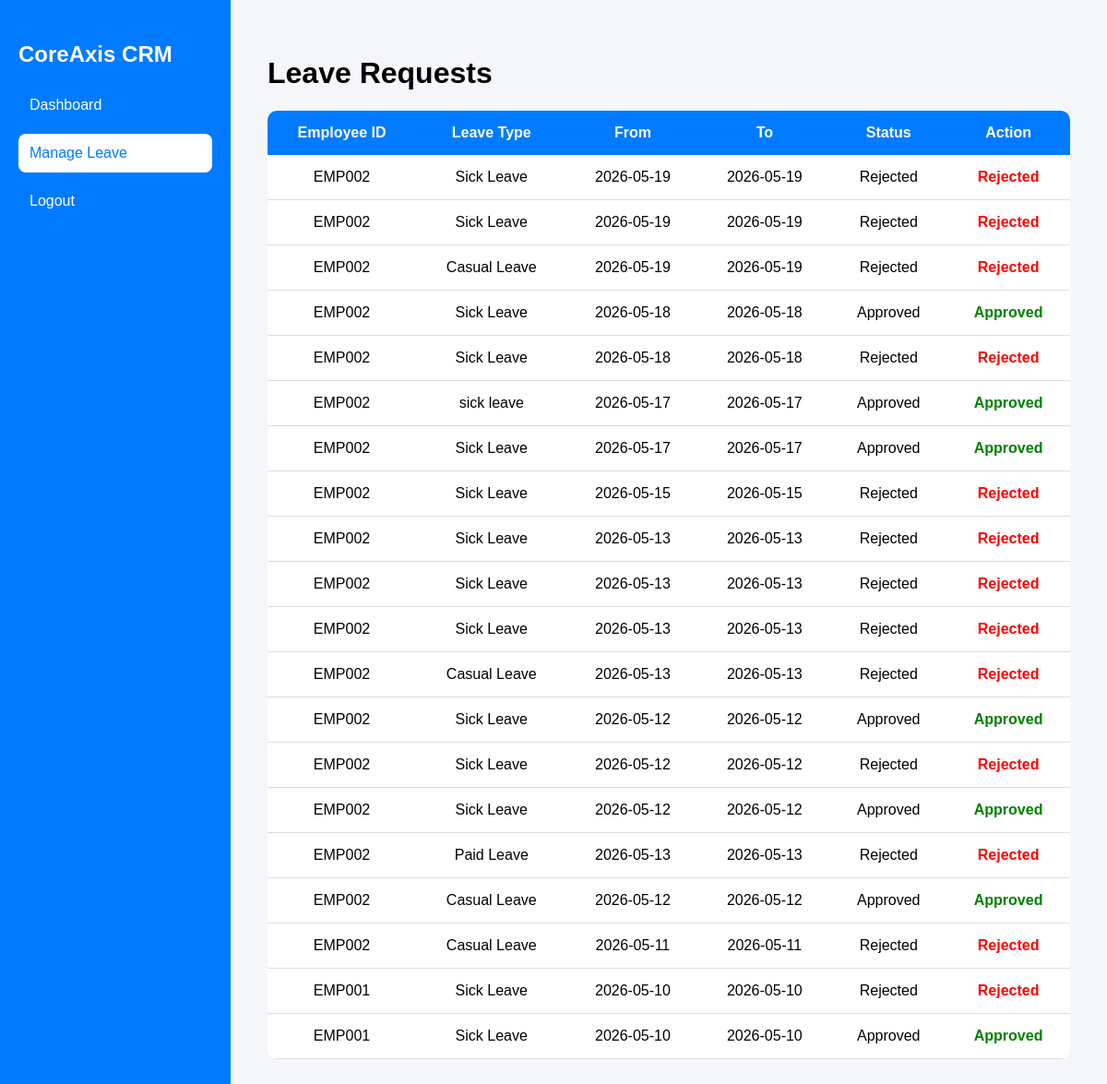
/manage_leave.php (signed in), run on the app's committed database.
### tables this page shows
CREATE TABLE `leaves` (
  `id` int(11) NOT NULL,
  `employee_id` varchar(50) DEFAULT NULL,
  `leave_type` varchar(100) DEFAULT NULL,
  `from_date` date DEFAULT NULL,
  `to_date` date DEFAULT NULL,
  `reason` text DEFAULT NULL,
  `status` varchar(50) DEFAULT 'Pending',
  `applied_on` timestamp NOT NULL DEFAULT current_timestamp(),
  `employee_notification_status` varchar(20) DEFAULT 'Unread'
);

### manage_leave.php (the view, shortened to what this page needs)
<?php
include 'includes/db.php';
$query =
    "SELECT * FROM leaves
ORDER BY id DESC";
$result =
    mysqli_query($conn, $query);
?>
<!DOCTYPE html>
<html>
<head>
    <link rel="stylesheet" href="https://cdnjs.cloudflare.com/ajax/libs/font-awesome/6.5.1/css/all.min.css">
</head>
<body>
    <div class="main-container">
        <div class="sidebar">
            <h2 style="color:white;">
                CoreAxis CRM
            </h2>
            <a href="dashboard.php">
                Dashboard
            </a>
            <a href="manage_leave.php" class="active">
                Manage Leave
            </a>
            <a href="logout.php">
                Logout
            </a>
        </div>
        <div class="content">
            <h1>
                Leave Requests
            </h1>
            <table style="width:100%; border-collapse:collapse; text-align:center;">
                <tr>
                    <th style="padding:15px;">Employee ID</th>
                    <th style="padding:15px;">Leave Type</th>
                    <th style="padding:15px;">From</th>
                    <th style="padding:15px;">To</th>
                    <th style="padding:15px;">Status</th>
                    <th style="padding:15px;">Action</th>
                </tr>
                <?php
                while ($row = mysqli_fetch_assoc($result)) {
                    ?>
                    <tr>
                        <td style="padding:15px; text-align:center;">
                            <?php echo $row['employee_id']; ?>
                        </td>
                        <td style="padding:15px; text-align:center;">
                            <?php echo $row['leave_type']; ?>
                        </td>
                        <td style="padding:15px; text-align:center;">
                            <?php echo $row['from_date']; ?>
                        </td>
                        <td style="padding:15px; text-align:center;">
                            <?php echo $row['to_date']; ?>
                        </td>
                        <td style="padding:15px; text-align:center;">
                            <?php echo $row['status']; ?>
                        </td>
                        <td style="padding:15px; text-align:center;">
                            <?php
                            if ($row['status'] == 'Pending') {
                                ?>
                                <a href="approve_leave.php?id=<?php echo $row['id']; ?>"
                                    style="background:green;color:white;padding:8px 15px;border-radius:5px;text-decoration:none;">
                                    Approve
                                </a>
                                <a href="reject_leave.php?id=<?php echo $row['id']; ?>"
                                    style="background:red;color:white;padding:8px 15px;border-radius:5px;text-decoration:none;">
                                    Reject
                                </a>
                                <?php
                            } elseif ($row['status'] == 'Approved') {
                                echo "<span style='color:green;font-weight:bold;'>Approved</span>";
                            } else {
                                echo "<span style='color:red;font-weight:bold;'>Rejected</span>";
                            }
                            ?>
                        </td>
                    </tr>
                    <?php
                }
                ?>
            </table>
        </div>
    </div>
</body>
</html>

### manage_leave.php (style rules this page uses)
body { margin: 0; background: #f4f6f9; font-family: Arial; }
.main-container { display: flex; }
.sidebar { width: 250px; background: #007bff; min-height: 100vh; padding: 25px 20px; box-sizing: border-box; }
.sidebar a { display: block; color: white; text-decoration: none; padding: 12px; margin-top: 10px; border-radius: 8px; }
.sidebar a:hover, .sidebar .active { background: white; color: #007bff; }
.content { flex: 1; padding: 40px; }
table { width: 100%; background: white; border-collapse: collapse; margin-top: 20px; border-radius: 10px; overflow: hidden; }
table th { background: #007bff; color: white; padding: 15px; }
table td { padding: 15px; border-bottom: 1px solid #ddd; }

### data on the page
leaves: employee "EMP002", leave_type "Sick Leave", from_date "2026-05-19", to_date "2026-05-19", status "Rejected"
leaves: employee "EMP002", leave_type "Sick Leave", from_date "2026-05-19", to_date "2026-05-19", status "Rejected"
leaves: employee "EMP002", leave_type "Casual Leave", from_date "2026-05-19", to_date "2026-05-19", status "Rejected"
leaves: employee "EMP002", leave_type "Sick Leave", from_date "2026-05-18", to_date "2026-05-18", status "Approved"
leaves: employee "EMP002", leave_type "Sick Leave", from_date "2026-05-18", to_date "2026-05-18", status "Rejected"
leaves: employee "EMP002", leave_type "sick leave", from_date "2026-05-17", to_date "2026-05-17", status "Approved"
leaves: employee "EMP002", leave_type "Sick Leave", from_date "2026-05-17", to_date "2026-05-17", status "Approved"
leaves: employee "EMP002", leave_type "Sick Leave", from_date "2026-05-15", to_date "2026-05-15", status "Rejected"
leaves: employee "EMP002", leave_type "Sick Leave", from_date "2026-05-13", to_date "2026-05-13", status "Rejected"
leaves: employee "EMP002", leave_type "Sick Leave", from_date "2026-05-13", to_date "2026-05-13", status "Rejected"
leaves: employee "EMP002", leave_type "Sick Leave", from_date "2026-05-13", to_date "2026-05-13", status "Rejected"
leaves: employee "EMP002", leave_type "Casual Leave", from_date "2026-05-13", to_date "2026-05-13", status "Rejected"
leaves: employee "EMP002", leave_type "Sick Leave", from_date "2026-05-12", to_date "2026-05-12", status "Approved"
leaves: employee "EMP002", leave_type "Sick Leave", from_date "2026-05-12", to_date "2026-05-12", status "Rejected"
leaves: employee "EMP002", leave_type "Sick Leave", from_date "2026-05-12", to_date "2026-05-12", status "Approved"
leaves: employee "EMP002", leave_type "Paid Leave", from_date "2026-05-13", to_date "2026-05-13", status "Rejected"
leaves: employee "EMP002", leave_type "Casual Leave", from_date "2026-05-12", to_date "2026-05-12", status "Approved"
leaves: employee "EMP002", leave_type "Casual Leave", from_date "2026-05-11", to_date "2026-05-11", status "Rejected"
leaves: employee "EMP001", leave_type "Sick Leave", from_date "2026-05-10", to_date "2026-05-10", status "Rejected"
leaves: employee "EMP001", leave_type "Sick Leave", from_date "2026-05-10", to_date "2026-05-10", status "Approved"
